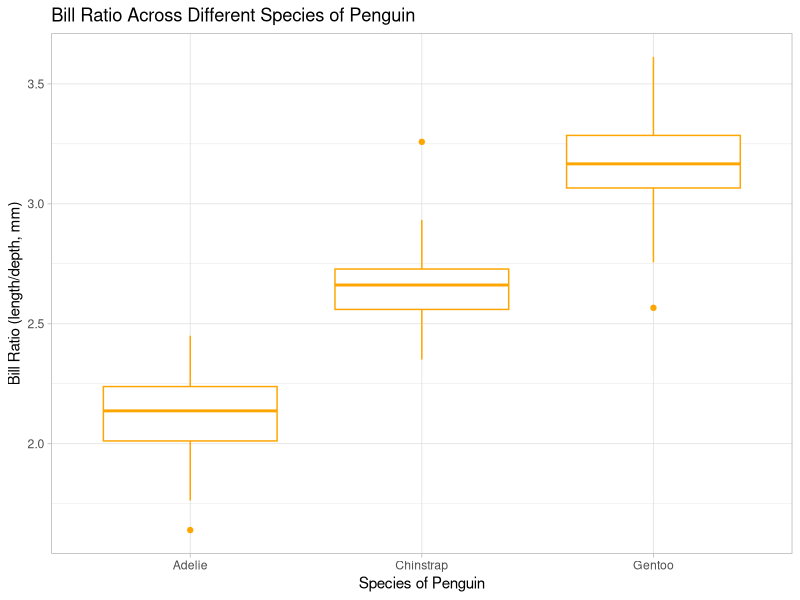
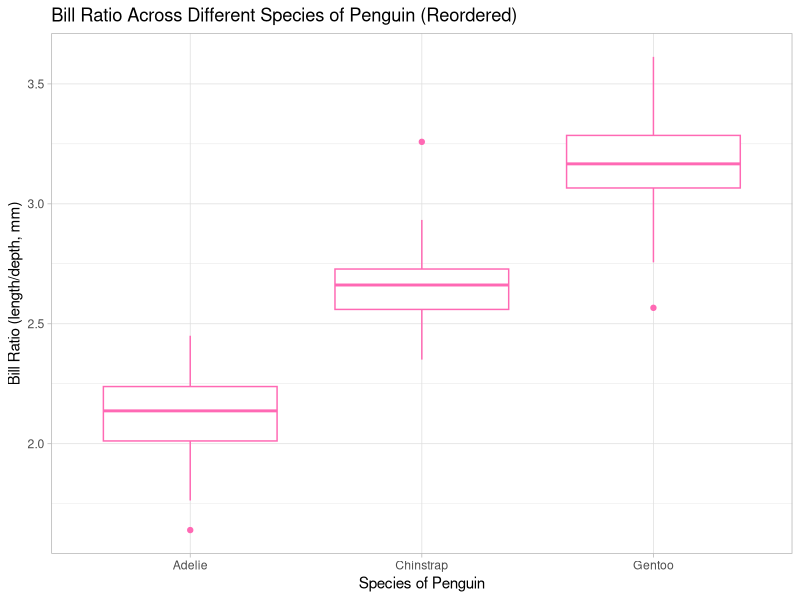
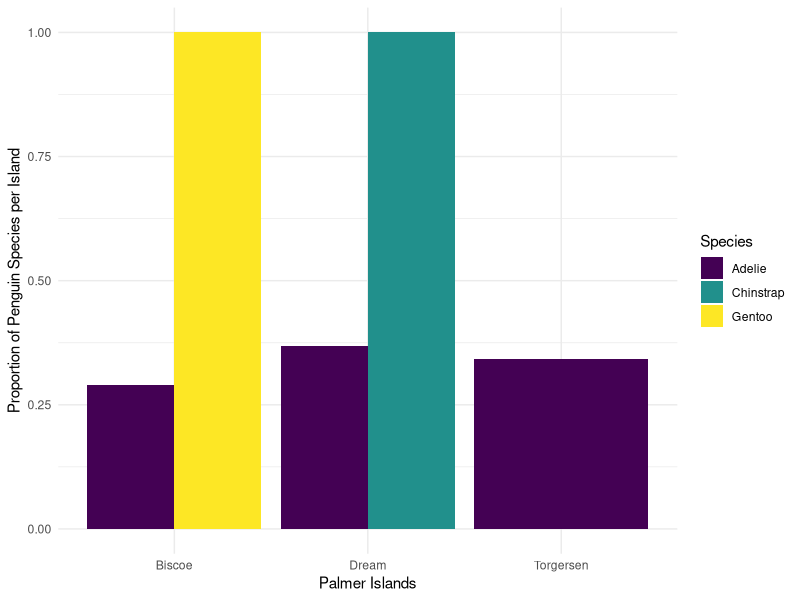

The R script that drew these images, in order:
## ---- chunk 1
#| label: setup
#| include: false

library(tidyverse)
library(palmerpenguins)
library(dplyr)
data(penguins)
## ---- chunk 2
penguins |>
  mutate(body_mass_kg = body_mass_g / 1000)
## ---- chunk 3
penguins |> 
  drop_na() #if we leave it blank it will remove any row with an NA
## ---- chunk 4
penguins |> 
  drop_na(sex) #adding a variable, removes rows with NA just for that variable
## ---- chunk 5
#| label: create-bill-ratio
# Used mutate() to create a new variable

penguins |>
  mutate(bill_ratio = bill_length_mm / bill_depth_mm)
## ---- chunk 6
#| label: boxplot-bill-ratio
# Created boxplot of new variable, chose to add theme_light() & the color orange because it's my favorite
# Wouldn't let me add bill_ratio, so I added the length/depth ratio

ggplot(data = penguins) + 
  geom_boxplot(color = "orange", mapping = aes(x = species, y = bill_length_mm / bill_depth_mm)) + 
  labs(x = "Species of Penguin",
       y = "Bill Ratio (length/depth, mm)",
       title = "Bill Ratio Across Different Species of Penguin") +
  theme_light()
## ---- chunk 7
#| label: 3-new-columns
# Made sure to search the proper conversions between units

penguins |>
  mutate(bill_ratio = bill_length_mm / bill_depth_mm,
         body_mass_kg = body_mass_g / 1000,
         flipper_length_m = flipper_length_mm / 1000)
## ---- chunk 8
#| label: modify-existing-variable
# Reordered species of penguins on the x-axis of the original boxplot, added a new color

penguins |> 
  mutate(species = 
           fct_relevel(species, "Adelie", "Gentoo", "Chinstrap"),
         bill_ratio = bill_length_mm / bill_depth_mm) |> 
  ggplot(data = penguins, mapping = aes(x = species, y = bill_length_mm / bill_depth_mm)) + 
  geom_boxplot(color = "hotpink") + 
  labs(x = "Species of Penguin",
       y = "Bill Ratio (length/depth, mm)",
       title = "Bill Ratio Across Different Species of Penguin (Reordered)") +
  theme_light()
  
## ---- chunk 9
penguins |>
  group_by(species) |>
  summarize(mass_mean = mean(body_mass_g, na.rm = TRUE),
            mass_sd = sd(body_mass_g, na.rm = TRUE))
## ---- chunk 10
#|label: group-by-species/sex
# Using group_by() and summarize() to find the mean and standard deviation of body mass in kg (must convert from g)

penguins |> 
  mutate(body_mass_kg = body_mass_g / 1000) |> 
  group_by(species, sex) |> 
  summarize(mass_mean = mean(body_mass_g, na.rm = TRUE),
            mass_sd = sd(body_mass_g, na.rm = TRUE))
## ---- chunk 11
#| label: summary-table
# Used group_by for island, filtered only Chinstrap, used max & min functions

penguins |>
  group_by(island) |>
  filter(species == "Chinstrap") |>
  summarize(flip_max = max(flipper_length_mm, na.rm = TRUE),
            flip_min = min(flipper_length_mm, na.rm = TRUE))
## ---- chunk 12
#| label: updated-summary-table
# Added bill_ratio to table

penguins |>
  group_by(species) |>
  mutate(bill_ratio = bill_length_mm / bill_depth_mm) |>
  summarize(bill_ratio_mean = mean(bill_ratio, na.rm = TRUE))

## ---- chunk 13
penguins |>
  group_by(species) |>
  summarize(bill_length_mean = mean(bill_length_mm, na.rm = TRUE),
            bill_depth_mean = mean(bill_depth_mm, na.rm = TRUE),
            flipper_length_mean = mean(flipper_length_mm, na.rm = TRUE))
## ---- chunk 14
penguins |>
  group_by(species) |>
  summarize(across(ends_with("mm"), 
                   .fns = mean, 
                   na.rm = TRUE))
## ---- chunk 15
penguins |>
  group_by(year) |>
  summarise(across(starts_with("bill"), 
                   .fns = max, 
                   na.rm = TRUE, 
                   .names = "max_{.col}"))
## ---- chunk 16
penguins |>
  group_by(year) |>
  summarise(across(starts_with("bill"), 
                   .fns = max, 
                   na.rm = TRUE, 
                   .names = "{.col}_max"))
## ---- chunk 17
penguins |>
  group_by(species) |>
  summarize(across(contains("length"),
                   list(avg = mean, stdev = sd),
                   na.rm = TRUE,
                   .names = "{.fn}_{.col}"))
## ---- chunk 18
#| label: using-across()
# Reformated the example above to create a summary table with median rather than mean or max

penguins |>
  group_by(island) |>
  summarise(across(ends_with("mm"),
                   .fns = median, 
                   na.rm = TRUE, 
                   .names = "{.col}_median"))
## ---- chunk 19
#| label: table-without-biscoe
# Unsure how to exclude Biscoe data & keep through body_mass_g, would like to discuss in person

penguins |>
  group_by(species) |>
  summarise(across(contains("length"),
                   .fns = mean, 
                   na.rm = TRUE,
                   .names = "{.col}_mean"))
## ---- chunk 20
penguins |>
  group_by(species) |>
  summarize(n = n())
## ---- chunk 21
penguins |>
  count(species)
## ---- chunk 22
penguins |>
  count(species, year)

# Shows the number of data entries per species in each year
## ---- chunk 23
#| label: identify-code-count

penguins |> 
  count(species, island) |> #counts number of values per species on each island
  group_by(species) |> #groups by species of penguin 
  mutate(total = sum(n),  #creates a new variable of total
         prop = n/total) |>  #proportion of number of data per species over the total amount of data
  ggplot(aes(x = island, y = prop, fill = species)) + #creates a figure with the x-variable as island, y as proportion, fill being species
  geom_col(position = position_dodge()) + #creates bar chart (unsure about position)
  scale_fill_viridis_d() + #scales the figure to desired metrics
  labs(x = "Palmer Islands",
       y = "Proportion of Penguin Species per Island",
       fill = "Species") +
  theme_minimal()
## ---- chunk 24
#| label: practicing-count
# 

penguins |>
  count(species, island, year)
## ---- chunk 25
#| label: count-without-chinstrap
# excluded one species, then used count (unsure why there is an error)

penguins |>
  filter(species == c("Adelie", "Gentoo")) |>
  count(species, sex)
## ---- chunk 26
penguins |>
  mutate(size_bin = case_when(
      body_mass_g > 4500 ~ "large",
      body_mass_g > 3000 & body_mass_g <= 4500 ~ "medium",
      body_mass_g <= 3000 ~ "small"))
## ---- chunk 27
#| label: indentify-code-case-when

penguins |>
  select(species, year, flipper_length_mm) |>  #selects variabes of species, year & flipper_length_mm
  rename(study_year = year) |>   #renames the year column to study_year
  filter(species == "Adelie") |>  #filters to Adelie species of penguins only
  mutate(flipper_rank = case_when(   #creates a new ranking for flipper size
    flipper_length_mm < 200 ~ 1,   #if flipper length is less than 200, they're labeled by 1
    flipper_length_mm >= 200 ~ 2,  #if flipper length is greater than or equal to 200, they're labeled by 2
    TRUE ~ 0 # 0 for anything else
  ))
## ---- chunk 28
#| label: new-column-year-case-when

penguins |>
  select(year) |> 
  rename(study_year = year) |>   
  mutate(year_order = case_when(   
    study_year == 2007 ~ "Year 1",
    study_year == 2008 ~ "Year 2",
    study_year == 2009 ~ "Year 3"))
## ---- chunk 29
#| label: combining-mutate-with-case-when
# couldn't figure out how to include "no record," did my best to get a result

penguins |>
  select(species, body_mass_g, flipper_length_mm) |>  
  filter(species == "Chinstrap") |>  
  mutate(fm_ratio = flipper_length_mm / body_mass_g) |>
  mutate(ratio_bin = case_when(   
    fm_ratio >= 0.5 ~ "high",   
    fm_ratio < 0.5 ~ "low"))
